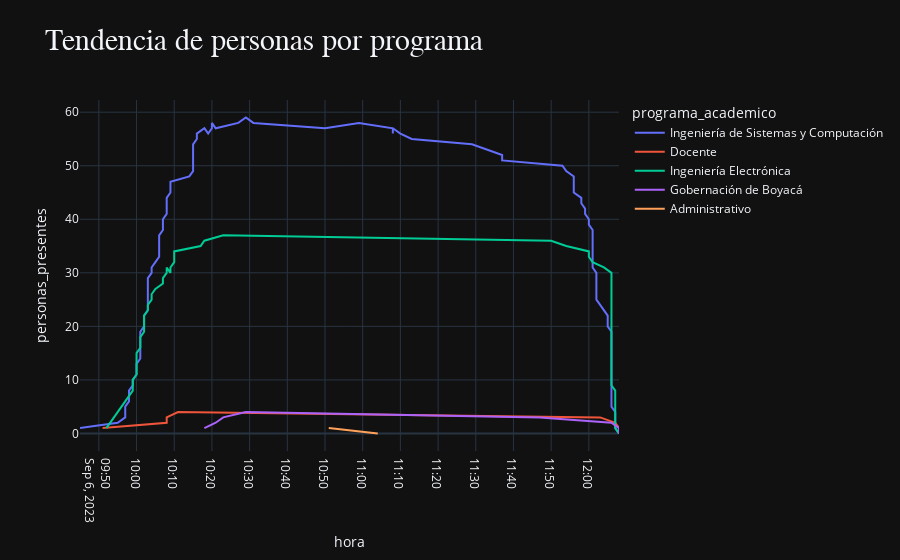

The notebook cell saved with this chart:
### Code cell
people_tendency = px.line(data_frame=evento_06,x='hora',y='personas_presentes',
                          title="Tendencia de personas por programa",template='plotly_dark',
                          color='programa_academico')
people_tendency.update_layout(title=dict(font=dict(family='JetBrains Mono',size=30)),
                            xaxis=dict(nticks=23))
people_tendency.show()
